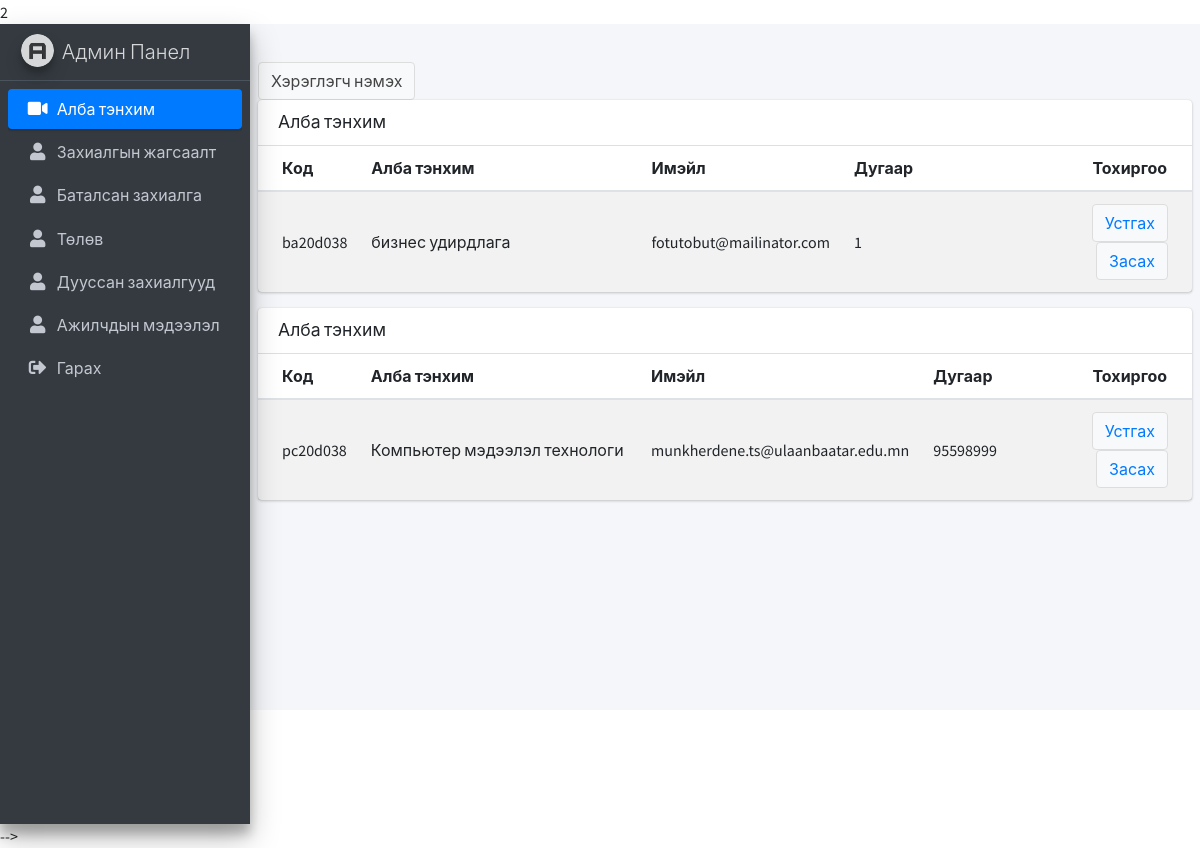
/admin-movie.php (signed in), run on the app's committed database.
### tables this page shows
CREATE TABLE `users` (
  `user_id` char(8) NOT NULL,
  `username` varchar(45) NOT NULL,
  `lastname` varchar(45) NOT NULL,
  `phone` int(11) NOT NULL,
  `email` varchar(125) NOT NULL,
  `password` varchar(45) NOT NULL,
  `gender` char(8) DEFAULT NULL
);

### admin-movie.php (the view, shortened to what this page needs)
<!DOCTYPE html>
<html>
<head>
  <link rel="stylesheet" href="plugins/fontawesome-free/css/all.min.css" />
  <link rel="stylesheet" href="https://code.ionicframework.com/ionicons/2.0.1/css/ionicons.min.css" />
  <link rel="stylesheet" href="dist/css/adminlte.min.css" />
</head>
<body class="hold-transition sidebar-mini">
  <div class="wrapper">
    <aside class="main-sidebar sidebar-dark-primary elevation-4">
      <a class="brand-link">
        <img src="dist/img/AdminLTELogo.png" alt="AdminLTE Logo" class="brand-image img-circle elevation-3" style="opacity: 0.8" />
        <span class="brand-text font-weight-light">Админ Панел</span>
      </a>
      <div class="sidebar">
        <nav class="mt-2">
          <ul class="nav nav-pills nav-sidebar flex-column" data-widget="treeview" role="menu" data-accordion="false">
            <li class="nav-item">
              <a href="admin-movie.php" class="nav-link active">
                <i class="nav-icon fas fa-video"></i>
                <p>Алба тэнхим</p>
              </a>
            </li>
            <li class="nav-item">
              <a href="admin-users.php" class="nav-link ">
                <i class="nav-icon fas fa-user"></i>
                <p>Захиалгын жагсаалт</p>
              </a>
            </li>
            <li class="nav-item">
              <a href="admin-orderConfirm.php" class="nav-link ">
                <i class="nav-icon fas fa-user"></i>
                <p>Баталсан захиалга</p>
              </a>
            </li>
            <li class="nav-item">
              <a href="workProcess.php" class="nav-link">
                <i class="nav-icon fas fa-user"></i>
                <p>Төлөв</p>
              </a>
            </li>
            <li class="nav-item">
              <a href="admin-done.php" class="nav-link">
                <i class="nav-icon fas fa-user"></i>
                <p>Дууссан захиалгууд</p>
              </a>
            </li>
            <li class="nav-item">
              <a href="employee-user.php" class="nav-link">
                <i class="nav-icon fas fa-user"></i>
                <p>Ажилчдын мэдээлэл</p>
              </a>
            </li>
            <li class="nav-item">
              <a href="./service/logout.php" class="nav-link">
                <i class="nav-icon fas fa-sign-out-alt"></i>
                <p>Гарах</p>
              </a>
            </li>
          </ul>
        </nav>
      </div>
    </aside>
    <div class="content-wrapper">
      <section class="content-header">
      </section>
      <section class="content">
        <button type="button" class="btn btn-default" data-toggle="modal" data-target="#modal-lg">
          Хэрэглэгч нэмэх
        </button>
      </section>
      <?php
      include("./service/dbConnect.php");
      $sql = "SELECT user_id, lastname,username, email, phone FROM users ORDER BY username";
      $result = $conn->query($sql);
      while ($row = $result->fetch_assoc()) {
        echo '<section class="content">';
        echo '<div class="card">';
        echo '<div class="card-header">';
        echo '<h3 class="card-title">Алба тэнхим</h3>';
        echo '</div>';
        echo '<div class="card-body p-0">';
        echo '<table class="table table-striped projects">';
        echo '<thead>';
        echo '<tr>';
        echo '<th style="width: 1%">Код</th>';
        echo '<th style="width: 30%">Алба тэнхим</th>';
        echo '<th style="width: 19%">Имэйл</th>';
        echo '<th style="width: "15%">Дугаар</th>';
        echo '<th style="width: 10%; text-align: center">Тохиргоо</th>';
        echo '</tr>';
        echo '</thead>';
        echo '<tbody>';
        echo '<tr>';
        echo "<td>" . $row['user_id'] . "</td>";
        echo '<td>';
        echo "<a>" . $row['username'] . "</a>";
        echo '<br />';
        echo '</td>';
        echo "<td>" . $row['email'] . "</td>";
        echo "<td>" . $row['phone'] . "</td>";
        echo '<td class="project-actions text-right">';
      ?>
        <button type="button" class="btn btn-default" data-toggle="modal">
          <a onclick="return confirm('Утгахдаа итгэлтэй байна уу ? ')" href="./service/userDelete.php?id=<?php echo $row["user_id"]; ?>">Устгах</a></button>
        <button onclick="" type="button" class="btn btn-default" data-toggle="modal">
          <a href="./service/userUpdate.php?id=<?php echo $row["user_id"]; ?>">Засах</a>
        </button>
      <?php
        echo '</td>';
        echo '</tr>';
        echo '</tbody>';
        echo '</table>';
        echo '</div>';
        echo '</div>';
        echo '</section>';
      }
      ?>
    </div>
  </div> -->
</body>
</html>

### data on the page
users: user_id "ba20d038", username "бизнес удирдлага", email "fotutobut@mailinator.com", phone "1"
users: user_id "pc20d038", username "Компьютер мэдээлэл технологи", email "munkherdene.ts@ulaanbaatar.edu.mn", phone "95598999"
